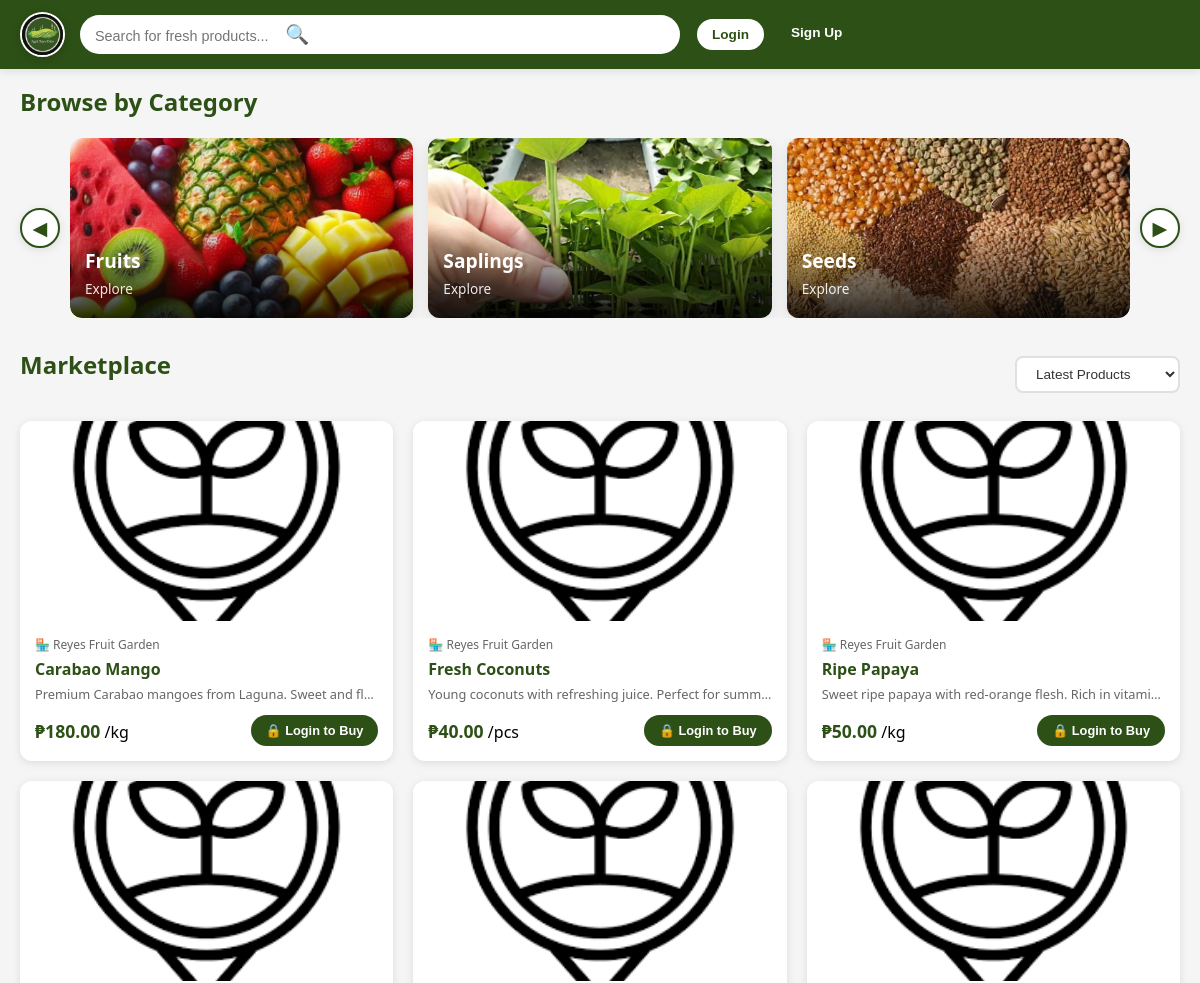
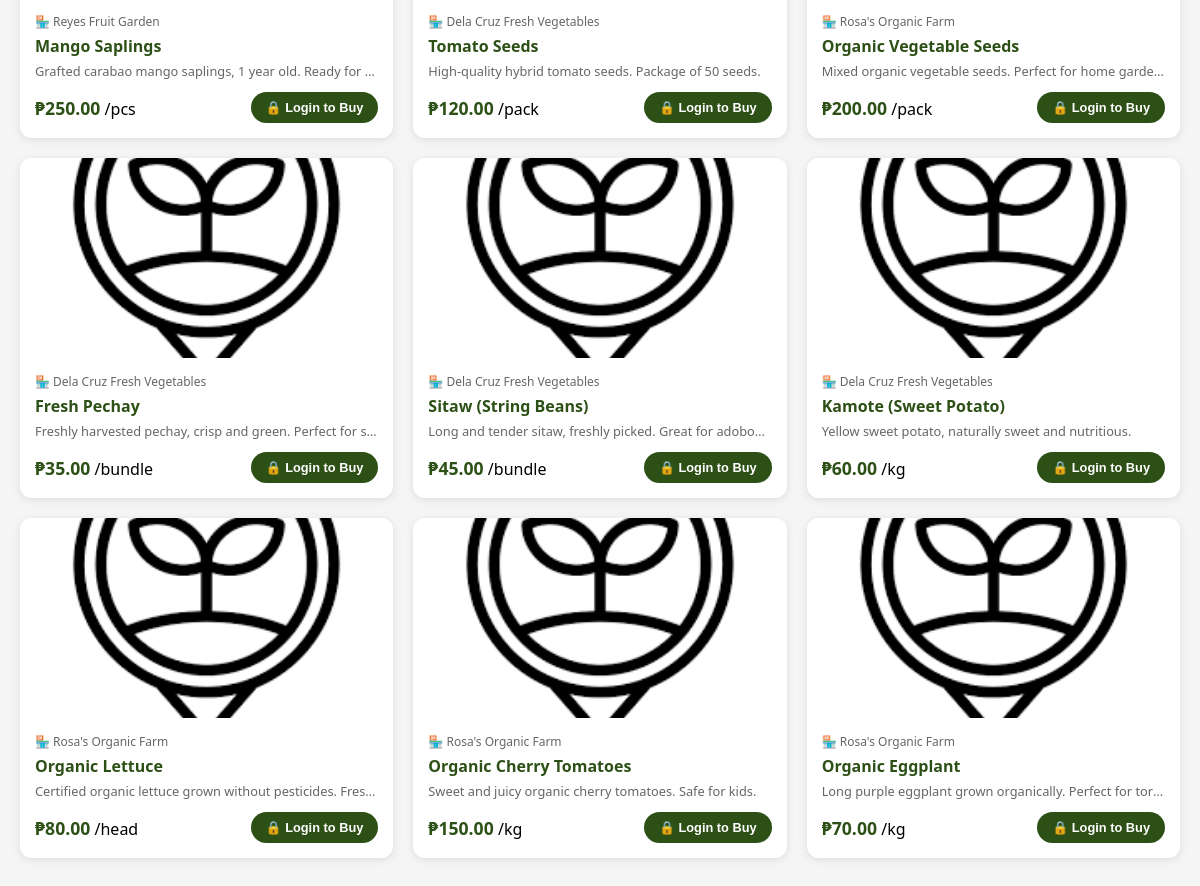
The page /public/marketplace on the database its author committed (2 pictures, top to bottom).
### tables this page shows
CREATE TABLE `categories` (
  `categoryID` int(11) NOT NULL,
  `category` varchar(100) NOT NULL,
  `image_url` varchar(500) DEFAULT NULL
);

CREATE TABLE `products` (
  `productID` int(11) NOT NULL,
  `shopID` int(11) DEFAULT NULL,
  `sellerID` int(11) NOT NULL,
  `categoryID` int(11) NOT NULL,
  `product_name` varchar(100) NOT NULL,
  `description` text DEFAULT NULL,
  `price` decimal(10,2) NOT NULL,
  `stock_quantity` int(11) NOT NULL DEFAULT 0,
  `reserved_quantity` int(11) DEFAULT 0,
  `low_stock_threshold` int(11) DEFAULT 5,
  `unit` varchar(50) DEFAULT NULL,
  `is_available` tinyint(1) DEFAULT 1,
  `created_at` timestamp NOT NULL DEFAULT current_timestamp(),
  `updated_at` timestamp NOT NULL DEFAULT current_timestamp() ON UPDATE current_timestamp()
);

CREATE TABLE `shops` (
  `shopID` int(11) NOT NULL,
  `sellerID` int(11) NOT NULL,
  `shop_name` varchar(255) NOT NULL,
  `shop_slug` varchar(255) NOT NULL,
  `shop_description` text DEFAULT NULL,
  `shop_logo` varchar(500) DEFAULT NULL,
  `shop_banner` varchar(500) DEFAULT NULL,
  `farm_location` text DEFAULT NULL,
  `business_hours` varchar(255) DEFAULT NULL,
  `contact_number` varchar(20) DEFAULT NULL,
  `rating` decimal(3,2) DEFAULT 0.00,
  `total_products` int(11) DEFAULT 0,
  `total_orders` int(11) DEFAULT 0,
  `total_reviews` int(11) DEFAULT 0,
  `balance` decimal(10,2) DEFAULT 0.00,
  `total_earned` decimal(10,2) DEFAULT 0.00,
  `total_withdrawn` decimal(10,2) DEFAULT 0.00,
  `atm_card_number` varchar(50) DEFAULT NULL,
  `atm_card_issued_at` timestamp NULL DEFAULT NULL,
  `is_verified` tinyint(1) DEFAULT 0,
  `is_active` tinyint(1) DEFAULT 1,
  `created_at` timestamp NOT NULL DEFAULT current_timestamp(),
  `updated_at` timestamp NOT NULL DEFAULT current_timestamp() ON UPDATE current_timestamp()
);

### app/models/Category.php (called while the page is built, shortened)
<?php
class Category
{
    private $conn;
    private $table = 'categories';
    public function __construct()
    {
        $database = new Database();
        $this->conn = $database->connect();
    }
    public function getAllCategories()
    {
        $query = "SELECT * FROM {$this->table} ORDER BY category ASC";
        $stmt = $this->conn->query($query);
        return $stmt->fetchAll(PDO::FETCH_ASSOC);
    }
}

### config/database.php (called while the page is built)
<?php
class Database
{
    private $host = "localhost";
    private $user = "root";
    private $pass = "";
    private $dbname = "agri_db";
    private $conn;
    public function connect()
    {
        if ($this->conn === null) {
            try {
                $dsn = "mysql:host={$this->host};dbname={$this->dbname};charset=utf8mb4";
                $this->conn = new PDO($dsn, $this->user, $this->pass);
                $this->conn->setAttribute(PDO::ATTR_ERRMODE, PDO::ERRMODE_EXCEPTION);
            } catch (PDOException $e) {
                die("Database Error: " . $e->getMessage());
            }
        }
        return $this->conn;
    }
}

### app/models/Product.php (called while the page is built, shortened)
<?php
require_once __DIR__ . '/../../config/database.php';
class Product
{
    private $conn;
    private $table = 'products';
    private $imagesTable = 'product_images';
    public function __construct()
    {
        $database = new Database();
        $this->conn = $database->connect();
    }
    public function getAllProducts($filters = [], $limit = 20, $offset = 0)
    {
        $query = "SELECT p.*,
                        c.category,
                        s.shop_name, s.shop_slug,
                        pi.image_path as main_image,
                        (p.stock_quantity - p.reserved_quantity) as available_stock
                FROM {$this->table} p
                JOIN categories c ON p.categoryID = c.categoryID
                JOIN shops s ON p.shopID = s.shopID
                LEFT JOIN {$this->imagesTable} pi ON p.productID = pi.productID AND pi.is_main = 1
                WHERE p.is_available = 1";
        $params = [];
        if (!empty($filters['in_stock'])) {
            $query .= " AND (p.stock_quantity - p.reserved_quantity) > 0";
        }
        $sortOptions = [
            'newest' => 'p.created_at DESC',
            'price_low' => 'p.price ASC',
            'price_high' => 'p.price DESC',
            'name' => 'p.product_name ASC'
        ];
        $sortBy = $filters['sort'] ?? 'newest';
        $query .= " ORDER BY " . ($sortOptions[$sortBy] ?? $sortOptions['newest']);
        $query .= " LIMIT ? OFFSET ?";
        $stmt = $this->conn->prepare($query);
        $stmt->bindValue(count($params) + 1, $limit, PDO::PARAM_INT);
        $stmt->bindValue(count($params) + 2, $offset, PDO::PARAM_INT);
        $stmt->execute();
        return $stmt->fetchAll(PDO::FETCH_ASSOC);
    }
}
?>

### app/views/marketplace/marketplace.php (the view, shortened to what this page needs)
<?php
require_once __DIR__ . '/../../../config/config.php';
require_once __DIR__ . '/../../../config/database.php';
require_once __DIR__ . '/../../models/Product.php';
require_once __DIR__ . '/../../models/Category.php';
$isLoggedIn = isset($_SESSION['logged_in']) && $_SESSION['logged_in'];
$productModel = new Product();
$categoryModel = new Category();
$filters = [
    'search' => $_GET['search'] ?? null,
    'categoryID' => $_GET['category'] ?? null,
    'min_price' => $_GET['min_price'] ?? null,
    'max_price' => $_GET['max_price'] ?? null,
    'in_stock' => true,
    'sort' => $_GET['sort'] ?? 'newest'
];
$filters = array_filter($filters, function($value) {
    return $value !== null && $value !== '';
});
$limit = 20;
$page = isset($_GET['page']) ? max(1, (int)$_GET['page']) : 1;
$offset = ($page - 1) * $limit;
try {
    $products = $productModel->getAllProducts($filters, $limit, $offset);
    $categories = $categoryModel->getAllCategories();
} catch (Exception $e) {
    error_log("❌ Marketplace error: " . $e->getMessage());
    $products = [];
    $categories = [];
}
$pageTitle = 'Marketplace';
?>
<!DOCTYPE html>
<html lang="en">
<head>
    <link rel="stylesheet" href="<?php echo BASE_URL; ?>css/responsive.css">
    <link rel="stylesheet" href="<?php echo BASE_URL; ?>css/marketplace/marketplace.css">
</head>
<body>
    <?php if ($isLoggedIn): ?>
        <?php include __DIR__ . '/topmarketnav.php'; ?>
    <?php else: ?>
        <nav class="top-navbar">
            <div class="logo-wrapper">
                <img src="<?php echo BASE_URL; ?>images/logo.jpg" alt="Agri Tayo Rito Logo">
            </div>
            <div class="search-container">
                <form method="GET" action="<?php echo BASE_URL; ?>marketplace" id="searchForm">
                    <input type="text"
                           name="search"
                           placeholder="Search for fresh products..."
                           class="search-input"
                           id="searchInput"
                           value="<?php echo htmlspecialchars($filters['search'] ?? ''); ?>">
                    <button type="submit" class="search-btn" title="Search">🔍</button>
                </form>
            </div>
            <div class="navbar-actions">
                <a href="<?php echo BASE_URL; ?>auth/login">
                    <button class="nav-btn" style="border: 2px solid #2d5016; color: #2d5016;">
                        Login
                    </button>
                </a>
                <a href="<?php echo BASE_URL; ?>auth/register">
                    <button class="nav-btn" style="background: #2d5016; color: white;">
                        Sign Up
                    </button>
                </a>
            </div>
        </nav>
    <?php endif; ?>
    <main class="main-content">
        <section class="featured-section">
            <h2 class="section-title">Browse by Category</h2>
            <?php if (!empty($categories)): ?>
                <div class="category-slider">
                    <button class="slider-arrow prev-arrow" onclick="slideCategories('prev')" aria-label="Previous">◀</button>
                    <div class="category-slider-wrapper">
                        <div class="category-slider-track" id="categoryTrack">
                            <?php foreach ($categories as $cat):
                                $catID = (int)$cat['categoryID'];
                                $catName = htmlspecialchars($cat['category']);
                                $catImage = !empty($cat['image_url'])
                                    ? BASE_URL . ltrim($cat['image_url'], '/')
                                    : BASE_URL . 'images/all-products.jpg';
                                $isActive = !empty($filters['categoryID']) && $filters['categoryID'] == $catID;
                            ?>
                                <div class="category-card <?php echo $isActive ? 'active' : ''; ?>"
                                     onclick="filterByCategory(<?php echo $catID; ?>)">
                                    <div class="category-image">
                                        <img src="<?php echo $catImage; ?>"
                                             alt="<?php echo $catName; ?>"
                                             onerror="this.src='<?php echo BASE_URL; ?>images/all-products.jpg'">
                                    </div>
                                    <div class="category-overlay">
                                        <h3 class="category-name"><?php echo $catName; ?></h3>
                                        <p class="category-count">Explore</p>
                                    </div>
                                </div>
                            <?php endforeach; ?>
                        </div>
                    </div>
                    <button class="slider-arrow next-arrow" onclick="slideCategories('next')" aria-label="Next">▶</button>
                </div>
            <?php else: ?>
                <div class="no-data-message">
                    <p>📦 No categories available yet. Check back soon!</p>
                </div>
            <?php endif; ?>
        </section>
        <section class="products-section">
            <div class="section-header">
                <div>
                    <h2 class="section-title"><?php echo $pageTitle; ?></h2>
                </div>
                <div class="filter-controls">
                    <form method="GET" action="<?php echo BASE_URL; ?>marketplace" id="sortForm">
                        <select name="sort" class="filter-select" onchange="this.form.submit()">
                            <option value="newest" <?php echo ($filters['sort'] ?? '') === 'newest' ? 'selected' : ''; ?>>
                                Latest Products
                            </option>
                        </select>
                    </form>
                </div>
            </div>
            <div class="products-grid" id="productsGrid">
                <?php if (empty($products)): ?>
                    <div class="no-products">
                        <div class="no-products-icon">📦</div>
                        <h3>No Products Found</h3>
                        <?php if (!empty($filters['search'])): ?>
                            <p>We couldn't find any products matching "<strong><?php echo htmlspecialchars($filters['search']); ?></strong>"</p>
                            <a href="<?php echo BASE_URL; ?>marketplace" class="btn-primary">
                                View All Products
                            </a>
                        <?php else: ?>
                            <p>No products available in this category right now.</p>
                        <?php endif; ?>
                    </div>
                <?php else: ?>
                    <?php foreach ($products as $product):
                        $productId = (int)$product['productID'];
                        $productName = htmlspecialchars($product['product_name']);
                        $productDesc = htmlspecialchars(substr($product['description'] ?? 'Fresh from local farms', 0, 80));
                        $productPrice = number_format($product['price'], 2);
                        $productUnit = htmlspecialchars($product['unit']);
                        $mainImage = !empty($product['main_image'])
                            ? BASE_URL . ltrim($product['main_image'], '/')
                            : BASE_URL . 'images/placeholder.jpg';
                        $shopName = htmlspecialchars($product['shop_name'] ?? 'Local Farm');
                        $shopSlug = $product['shop_slug'] ?? '';
                    ?>
                        <div class="product-card"
                             data-product-id="<?php echo $productId; ?>"
                             onclick="viewProduct(<?php echo $productId; ?>)">
                            <div class="product-image">
                                <img src="<?php echo $mainImage; ?>"
                                     alt="<?php echo $productName; ?>"
                                     loading="lazy"
                                     onerror="this.src='<?php echo BASE_URL; ?>images/placeholder.jpg'">
                            </div>
                            <div class="product-info">
                                <div class="product-shop">
                                    <?php if (!empty($shopSlug)): ?>
                                        <a href="<?php echo BASE_URL; ?>marketplace/shop/<?php echo $shopSlug; ?>"
                                           onclick="event.stopPropagation();"
                                           class="shop-link">
                                            🏪 <?php echo $shopName; ?>
                                        </a>
                                    <?php else: ?>
                                        🏪 <?php echo $shopName; ?>
                                    <?php endif; ?>
                                </div>
                                <h3 class="product-name" title="<?php echo $productName; ?>">
                                    <?php echo $productName; ?>
                                </h3>
                                <p class="product-description">
                                    <?php echo $productDesc; ?>
                                </p>
                                <div class="product-footer">
                                    <div class="product-price-section">
                                        <span class="product-price">₱<?php echo $productPrice; ?></span>
                                        <span class="product-unit">/<?php echo $productUnit; ?></span>
                                    </div>
                                    <?php if (!$isLoggedIn): ?>
                                        <button class="add-to-cart-btn" onclick="promptLogin(event)">
                                            🔒 Login to Buy
                                        </button>
                                    <?php endif; ?>
                                </div>
                            </div>
                        </div>
                    <?php endforeach; ?>
                <?php endif; ?>
            </div>
        </section>
    </main>
</body>
</html>

### rows shown on the page
categories: image_url (picture), category "Fruits"
categories: image_url (picture), category "Saplings"
categories: image_url (picture), category "Seeds"
products: shopID.shop_name "Reyes Fruit Garden", product_name "Carabao Mango", description "Premium Carabao mangoes from Laguna. Sweet and fl…", price "180.00", unit "kg"
products: shopID.shop_name "Reyes Fruit Garden", product_name "Fresh Coconuts", description "Young coconuts with refreshing juice. Perfect for sum…", price "40.00", unit "pcs"
products: shopID.shop_name "Reyes Fruit Garden", product_name "Ripe Papaya", description "Sweet ripe papaya with red-orange flesh. Rich in vitami…", price "50.00", unit "kg"
products: shopID.shop_name "Reyes Fruit Garden", product_name "Mango Saplings", description "Grafted carabao mango saplings, 1 year old. Ready for…", price "250.00", unit "pcs"
products: shopID.shop_name "Dela Cruz Fresh Vegetables", product_name "Tomato Seeds", description "High-quality hybrid tomato seeds. Package of 50 seeds.", price "120.00", unit "pack"
products: shopID.shop_name "Rosa's Organic Farm", product_name "Organic Vegetable Seeds", description "Mixed organic vegetable seeds. Perfect for home garde…", price "200.00", unit "pack"
products: shopID.shop_name "Dela Cruz Fresh Vegetables", product_name "Fresh Pechay", description "Freshly harvested pechay, crisp and green. Perfect for s…", price "35.00", unit "bundle"
products: shopID.shop_name "Dela Cruz Fresh Vegetables", product_name "Sitaw (String Beans)", description "Long and tender sitaw, freshly picked. Great for adobo…", price "45.00", unit "bundle"
products: shopID.shop_name "Dela Cruz Fresh Vegetables", product_name "Kamote (Sweet Potato)", description "Yellow sweet potato, naturally sweet and nutritious.", price "60.00", unit "kg"
products: shopID.shop_name "Rosa's Organic Farm", product_name "Organic Lettuce", description "Certified organic lettuce grown without pesticides. Fres…", price "80.00", unit "head"
products: shopID.shop_name "Rosa's Organic Farm", product_name "Organic Cherry Tomatoes", description "Sweet and juicy organic cherry tomatoes. Safe for kids.", price "150.00", unit "kg"
products: shopID.shop_name "Rosa's Organic Farm", product_name "Organic Eggplant", description "Long purple eggplant grown organically. Perfect for tor…", price "70.00", unit "kg"

### other values the page prints
$pageTitle "Marketplace"
